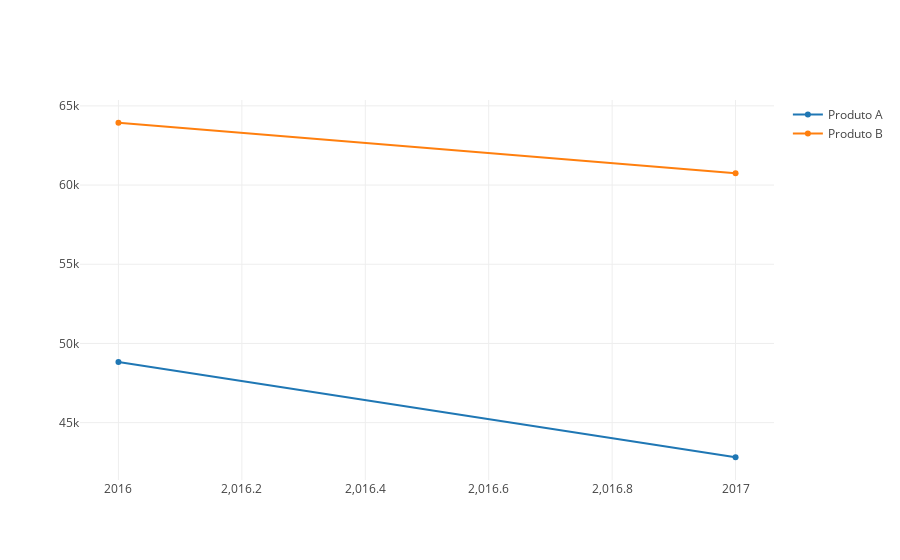

This figure's notebook cell:
### Markdown cell above
# Vendas dos produtos nos anos 2016 - 2017

### Code cell
trace = go.Scatter(
    x = [2016,2017],
    y = df1[['Produto A em 2016','Produto A em 2017']].sum(),
    name= "Produto A"
)
trace2 = go.Scatter(
    x = [2016,2017],
    y = df1[['Produto B em 2016', 'Produto B em 2017']].sum(),
    name= "Produto B"
)

data = [trace,trace2]
iplot(data, filename='basic-line')

### Figure 1 — Plotly figure (JSON) as saved in the notebook; plotly's stock layout.template omitted (floating-point values rounded to 4 significant figures)
{"data": [{"name": "Produto A", "type": "scatter", "uid": "ba652689-58fc-4393-8bfc-ba51b126fcb9", "x": [2016, 2017], "y": [48825, 42816]}, {"name": "Produto B", "type": "scatter", "uid": "29df54a0-2356-43c6-a35b-900914a4bac0", "x": [2016, 2017], "y": [63934, 60746]}], "layout": {}}
